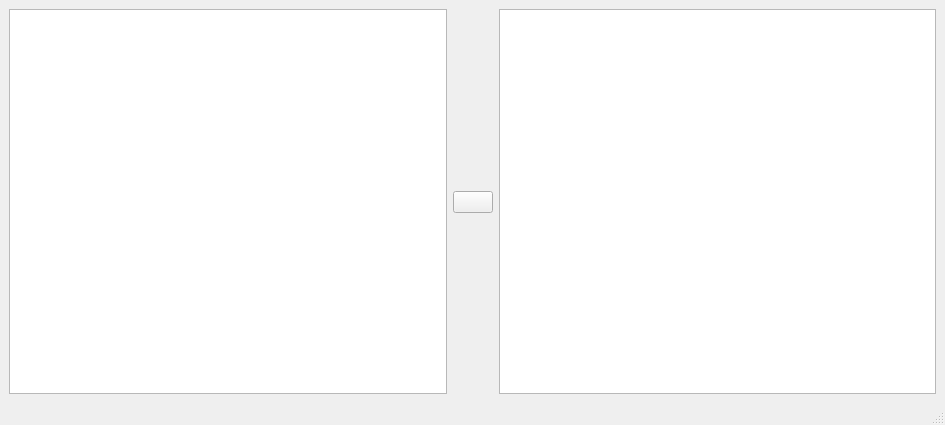
<?xml version="1.0" encoding="UTF-8"?>
<ui version="4.0">
 <class>MainWindow</class>
 <widget class="QMainWindow" name="MainWindow">
  <property name="geometry">
   <rect>
    <x>0</x>
    <y>0</y>
    <width>945</width>
    <height>425</height>
   </rect>
  </property>
  <property name="windowTitle">
   <string>Pytest Helper</string>
  </property>
  <property name="windowIcon">
   <iconset resource="res.qrc">
    <normaloff>:/static/static/helper.svg</normaloff>:/static/static/helper.svg</iconset>
  </property>
  <property name="iconSize">
   <size>
    <width>128</width>
    <height>128</height>
   </size>
  </property>
  <widget class="QWidget" name="centralwidget">
   <layout class="QHBoxLayout" name="horizontalLayout">
    <item>
     <widget class="QCodeEditor" name="plainTextEditSource"/>
    </item>
    <item>
     <layout class="QVBoxLayout" name="verticalLayout" stretch="3,1,3">
      <item>
       <spacer name="verticalSpacer">
        <property name="orientation">
         <enum>Qt::Vertical</enum>
        </property>
        <property name="sizeHint" stdset="0">
         <size>
          <width>20</width>
          <height>40</height>
         </size>
        </property>
       </spacer>
      </item>
      <item>
       <widget class="QPushButton" name="pushButtonTrans">
        <property name="text">
         <string/>
        </property>
        <property name="icon">
         <iconset resource="res.qrc">
          <normaloff>:/static/static/trans.svg</normaloff>:/static/static/trans.svg</iconset>
        </property>
        <property name="iconSize">
         <size>
          <width>64</width>
          <height>32</height>
         </size>
        </property>
       </widget>
      </item>
      <item>
       <spacer name="verticalSpacer_2">
        <property name="orientation">
         <enum>Qt::Vertical</enum>
        </property>
        <property name="sizeHint" stdset="0">
         <size>
          <width>20</width>
          <height>40</height>
         </size>
        </property>
       </spacer>
      </item>
     </layout>
    </item>
    <item>
     <widget class="QCodeEditor" name="plainTextEditTarget"/>
    </item>
   </layout>
  </widget>
  <widget class="QMenuBar" name="menubar">
   <property name="geometry">
    <rect>
     <x>0</x>
     <y>0</y>
     <width>945</width>
     <height>23</height>
    </rect>
   </property>
  </widget>
  <widget class="QStatusBar" name="statusbar"/>
 </widget>
 <customwidgets>
  <customwidget>
   <class>QCodeEditor</class>
   <extends>QPlainTextEdit</extends>
   <header location="global">QCodeEditor</header>
  </customwidget>
 </customwidgets>
 <resources>
  <include location="res.qrc"/>
 </resources>
 <connections/>
</ui>
